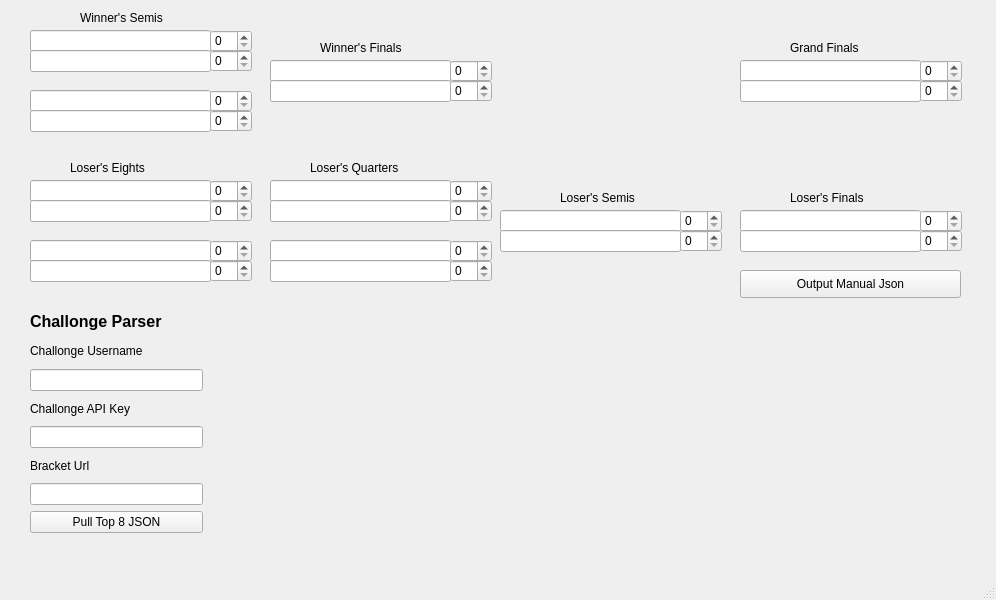
<?xml version="1.0" encoding="UTF-8"?>
<ui version="4.0">
 <class>MainWindow</class>
 <widget class="QMainWindow" name="MainWindow">
  <property name="geometry">
   <rect>
    <x>0</x>
    <y>0</y>
    <width>996</width>
    <height>600</height>
   </rect>
  </property>
  <property name="windowTitle">
   <string>Lizard's Eight</string>
  </property>
  <widget class="QWidget" name="centralwidget">
   <widget class="QWidget" name="verticalLayoutWidget">
    <property name="geometry">
     <rect>
      <x>30</x>
      <y>310</y>
      <width>173</width>
      <height>223</height>
     </rect>
    </property>
    <layout class="QVBoxLayout" name="verticalLayout">
     <item>
      <widget class="QLabel" name="label_4">
       <property name="text">
        <string>&lt;html&gt;&lt;head/&gt;&lt;body&gt;&lt;p&gt;&lt;span style=&quot; font-size:12pt; font-weight:600;&quot;&gt;Challonge Parser&lt;/span&gt;&lt;/p&gt;&lt;/body&gt;&lt;/html&gt;</string>
       </property>
      </widget>
     </item>
     <item>
      <widget class="QLabel" name="label_3">
       <property name="text">
        <string>Challonge Username</string>
       </property>
      </widget>
     </item>
     <item>
      <widget class="QLineEdit" name="challonge_username">
       <property name="echoMode">
        <enum>QLineEdit::Normal</enum>
       </property>
      </widget>
     </item>
     <item>
      <widget class="QLabel" name="label_2">
       <property name="text">
        <string>Challonge API Key</string>
       </property>
      </widget>
     </item>
     <item>
      <widget class="QLineEdit" name="challonge_api">
       <property name="echoMode">
        <enum>QLineEdit::Password</enum>
       </property>
      </widget>
     </item>
     <item>
      <widget class="QLabel" name="label">
       <property name="text">
        <string>Bracket Url</string>
       </property>
      </widget>
     </item>
     <item>
      <widget class="QLineEdit" name="challonge_url"/>
     </item>
     <item>
      <widget class="QPushButton" name="challonge_exec">
       <property name="text">
        <string>Pull Top 8 JSON</string>
       </property>
      </widget>
     </item>
    </layout>
   </widget>
   <widget class="QLineEdit" name="ws_1_player1">
    <property name="geometry">
     <rect>
      <x>30</x>
      <y>30</y>
      <width>181</width>
      <height>22</height>
     </rect>
    </property>
   </widget>
   <widget class="QLineEdit" name="ws_1_player2">
    <property name="geometry">
     <rect>
      <x>30</x>
      <y>50</y>
      <width>181</width>
      <height>22</height>
     </rect>
    </property>
   </widget>
   <widget class="QLineEdit" name="lineEdit_6">
    <property name="geometry">
     <rect>
      <x>30</x>
      <y>90</y>
      <width>181</width>
      <height>22</height>
     </rect>
    </property>
   </widget>
   <widget class="QLineEdit" name="lineEdit_7">
    <property name="geometry">
     <rect>
      <x>30</x>
      <y>110</y>
      <width>181</width>
      <height>22</height>
     </rect>
    </property>
   </widget>
   <widget class="QLineEdit" name="l8_1_player1">
    <property name="geometry">
     <rect>
      <x>30</x>
      <y>180</y>
      <width>181</width>
      <height>22</height>
     </rect>
    </property>
   </widget>
   <widget class="QLineEdit" name="l8_1_player2">
    <property name="geometry">
     <rect>
      <x>30</x>
      <y>200</y>
      <width>181</width>
      <height>22</height>
     </rect>
    </property>
   </widget>
   <widget class="QLineEdit" name="l8_2_player1">
    <property name="geometry">
     <rect>
      <x>30</x>
      <y>240</y>
      <width>181</width>
      <height>22</height>
     </rect>
    </property>
   </widget>
   <widget class="QLineEdit" name="l8_2_player2">
    <property name="geometry">
     <rect>
      <x>30</x>
      <y>260</y>
      <width>181</width>
      <height>22</height>
     </rect>
    </property>
   </widget>
   <widget class="QLineEdit" name="wf_1_player1">
    <property name="geometry">
     <rect>
      <x>270</x>
      <y>60</y>
      <width>181</width>
      <height>22</height>
     </rect>
    </property>
   </widget>
   <widget class="QLineEdit" name="wf_1_player2">
    <property name="geometry">
     <rect>
      <x>270</x>
      <y>80</y>
      <width>181</width>
      <height>22</height>
     </rect>
    </property>
   </widget>
   <widget class="QLineEdit" name="lq_1_player1">
    <property name="geometry">
     <rect>
      <x>270</x>
      <y>180</y>
      <width>181</width>
      <height>22</height>
     </rect>
    </property>
   </widget>
   <widget class="QLineEdit" name="lq_1_player2">
    <property name="geometry">
     <rect>
      <x>270</x>
      <y>200</y>
      <width>181</width>
      <height>22</height>
     </rect>
    </property>
   </widget>
   <widget class="QLineEdit" name="lq_2_player1">
    <property name="geometry">
     <rect>
      <x>270</x>
      <y>240</y>
      <width>181</width>
      <height>22</height>
     </rect>
    </property>
   </widget>
   <widget class="QLineEdit" name="lq_2_player2">
    <property name="geometry">
     <rect>
      <x>270</x>
      <y>260</y>
      <width>181</width>
      <height>22</height>
     </rect>
    </property>
   </widget>
   <widget class="QLineEdit" name="ls_1_player1">
    <property name="geometry">
     <rect>
      <x>500</x>
      <y>210</y>
      <width>181</width>
      <height>22</height>
     </rect>
    </property>
   </widget>
   <widget class="QLineEdit" name="ls_1_player2">
    <property name="geometry">
     <rect>
      <x>500</x>
      <y>230</y>
      <width>181</width>
      <height>22</height>
     </rect>
    </property>
   </widget>
   <widget class="QLineEdit" name="lf_1_player1">
    <property name="geometry">
     <rect>
      <x>740</x>
      <y>210</y>
      <width>181</width>
      <height>22</height>
     </rect>
    </property>
   </widget>
   <widget class="QLineEdit" name="lf_1_player2">
    <property name="geometry">
     <rect>
      <x>740</x>
      <y>230</y>
      <width>181</width>
      <height>22</height>
     </rect>
    </property>
   </widget>
   <widget class="QLineEdit" name="gf_1_player1">
    <property name="geometry">
     <rect>
      <x>740</x>
      <y>60</y>
      <width>181</width>
      <height>22</height>
     </rect>
    </property>
   </widget>
   <widget class="QLineEdit" name="gf_1_player2">
    <property name="geometry">
     <rect>
      <x>740</x>
      <y>80</y>
      <width>181</width>
      <height>22</height>
     </rect>
    </property>
   </widget>
   <widget class="QSpinBox" name="ws_1_p1Score">
    <property name="geometry">
     <rect>
      <x>210</x>
      <y>30</y>
      <width>42</width>
      <height>22</height>
     </rect>
    </property>
   </widget>
   <widget class="QSpinBox" name="ws_1_p2score">
    <property name="geometry">
     <rect>
      <x>210</x>
      <y>50</y>
      <width>42</width>
      <height>22</height>
     </rect>
    </property>
   </widget>
   <widget class="QSpinBox" name="spinBox_3">
    <property name="geometry">
     <rect>
      <x>210</x>
      <y>90</y>
      <width>42</width>
      <height>22</height>
     </rect>
    </property>
   </widget>
   <widget class="QSpinBox" name="spinBox_4">
    <property name="geometry">
     <rect>
      <x>210</x>
      <y>110</y>
      <width>42</width>
      <height>22</height>
     </rect>
    </property>
   </widget>
   <widget class="QSpinBox" name="wf_1_p1score">
    <property name="geometry">
     <rect>
      <x>450</x>
      <y>60</y>
      <width>42</width>
      <height>22</height>
     </rect>
    </property>
   </widget>
   <widget class="QSpinBox" name="wf_1_p2score">
    <property name="geometry">
     <rect>
      <x>450</x>
      <y>80</y>
      <width>42</width>
      <height>22</height>
     </rect>
    </property>
   </widget>
   <widget class="QSpinBox" name="gf_1_p1score">
    <property name="geometry">
     <rect>
      <x>920</x>
      <y>60</y>
      <width>42</width>
      <height>22</height>
     </rect>
    </property>
   </widget>
   <widget class="QSpinBox" name="gf_1_p2score">
    <property name="geometry">
     <rect>
      <x>920</x>
      <y>80</y>
      <width>42</width>
      <height>22</height>
     </rect>
    </property>
   </widget>
   <widget class="QSpinBox" name="l8_1_p1score">
    <property name="geometry">
     <rect>
      <x>210</x>
      <y>180</y>
      <width>42</width>
      <height>22</height>
     </rect>
    </property>
   </widget>
   <widget class="QSpinBox" name="l8_1_p2score">
    <property name="geometry">
     <rect>
      <x>210</x>
      <y>200</y>
      <width>42</width>
      <height>22</height>
     </rect>
    </property>
   </widget>
   <widget class="QSpinBox" name="l8_2_p1score">
    <property name="geometry">
     <rect>
      <x>210</x>
      <y>240</y>
      <width>42</width>
      <height>22</height>
     </rect>
    </property>
   </widget>
   <widget class="QSpinBox" name="l8_2_p2score">
    <property name="geometry">
     <rect>
      <x>210</x>
      <y>260</y>
      <width>42</width>
      <height>22</height>
     </rect>
    </property>
   </widget>
   <widget class="QSpinBox" name="lq_2_p1score">
    <property name="geometry">
     <rect>
      <x>450</x>
      <y>240</y>
      <width>42</width>
      <height>22</height>
     </rect>
    </property>
   </widget>
   <widget class="QSpinBox" name="lq_2_p2score">
    <property name="geometry">
     <rect>
      <x>450</x>
      <y>260</y>
      <width>42</width>
      <height>22</height>
     </rect>
    </property>
   </widget>
   <widget class="QSpinBox" name="lq_1_p1score">
    <property name="geometry">
     <rect>
      <x>450</x>
      <y>180</y>
      <width>42</width>
      <height>22</height>
     </rect>
    </property>
   </widget>
   <widget class="QSpinBox" name="lq_1_p2score">
    <property name="geometry">
     <rect>
      <x>450</x>
      <y>200</y>
      <width>42</width>
      <height>22</height>
     </rect>
    </property>
   </widget>
   <widget class="QSpinBox" name="ls_1_p1score">
    <property name="geometry">
     <rect>
      <x>680</x>
      <y>210</y>
      <width>42</width>
      <height>22</height>
     </rect>
    </property>
   </widget>
   <widget class="QSpinBox" name="ls_1_p2score">
    <property name="geometry">
     <rect>
      <x>680</x>
      <y>230</y>
      <width>42</width>
      <height>22</height>
     </rect>
    </property>
   </widget>
   <widget class="QSpinBox" name="lf_1_p1score">
    <property name="geometry">
     <rect>
      <x>920</x>
      <y>210</y>
      <width>42</width>
      <height>22</height>
     </rect>
    </property>
   </widget>
   <widget class="QSpinBox" name="lf_1_p2score">
    <property name="geometry">
     <rect>
      <x>920</x>
      <y>230</y>
      <width>42</width>
      <height>22</height>
     </rect>
    </property>
   </widget>
   <widget class="QLabel" name="label_5">
    <property name="geometry">
     <rect>
      <x>80</x>
      <y>10</y>
      <width>121</width>
      <height>16</height>
     </rect>
    </property>
    <property name="text">
     <string>Winner's Semis</string>
    </property>
   </widget>
   <widget class="QLabel" name="label_6">
    <property name="geometry">
     <rect>
      <x>320</x>
      <y>40</y>
      <width>121</width>
      <height>16</height>
     </rect>
    </property>
    <property name="text">
     <string>Winner's Finals</string>
    </property>
   </widget>
   <widget class="QLabel" name="label_7">
    <property name="geometry">
     <rect>
      <x>790</x>
      <y>40</y>
      <width>121</width>
      <height>16</height>
     </rect>
    </property>
    <property name="text">
     <string>Grand Finals</string>
    </property>
   </widget>
   <widget class="QLabel" name="label_8">
    <property name="geometry">
     <rect>
      <x>70</x>
      <y>160</y>
      <width>121</width>
      <height>16</height>
     </rect>
    </property>
    <property name="text">
     <string>Loser's Eights</string>
    </property>
   </widget>
   <widget class="QLabel" name="label_9">
    <property name="geometry">
     <rect>
      <x>310</x>
      <y>160</y>
      <width>121</width>
      <height>16</height>
     </rect>
    </property>
    <property name="text">
     <string>Loser's Quarters</string>
    </property>
   </widget>
   <widget class="QLabel" name="label_10">
    <property name="geometry">
     <rect>
      <x>560</x>
      <y>190</y>
      <width>121</width>
      <height>16</height>
     </rect>
    </property>
    <property name="text">
     <string>Loser's Semis</string>
    </property>
   </widget>
   <widget class="QLabel" name="label_11">
    <property name="geometry">
     <rect>
      <x>790</x>
      <y>190</y>
      <width>121</width>
      <height>16</height>
     </rect>
    </property>
    <property name="text">
     <string>Loser's Finals</string>
    </property>
   </widget>
   <widget class="QPushButton" name="pushButton">
    <property name="geometry">
     <rect>
      <x>740</x>
      <y>270</y>
      <width>221</width>
      <height>28</height>
     </rect>
    </property>
    <property name="text">
     <string>Output Manual Json</string>
    </property>
   </widget>
  </widget>
  <widget class="QMenuBar" name="menubar">
   <property name="geometry">
    <rect>
     <x>0</x>
     <y>0</y>
     <width>996</width>
     <height>26</height>
    </rect>
   </property>
  </widget>
  <widget class="QStatusBar" name="statusbar"/>
 </widget>
 <resources/>
 <connections/>
</ui>
